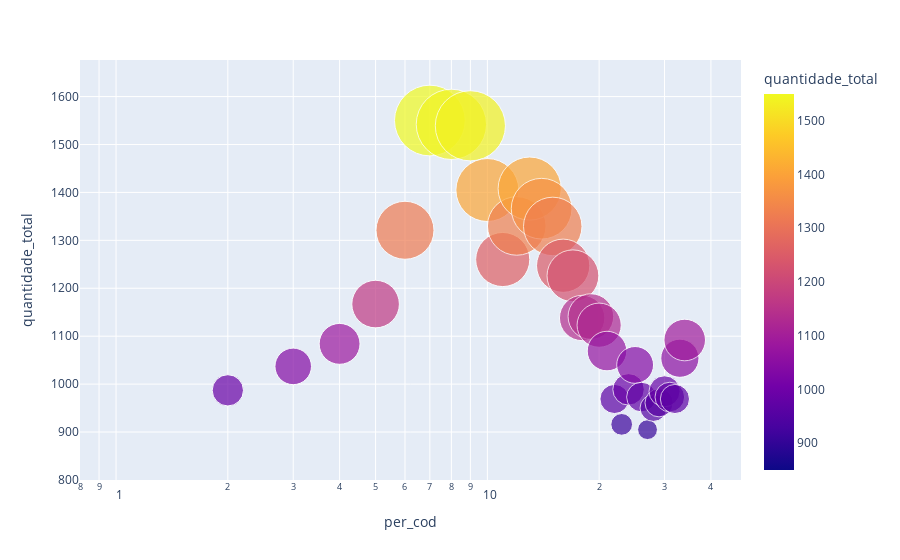

The code cell stored with this chart in its notebook:
### Code cell
dadosArmaFogo = BancoLocal.buscar_dados('arma_fogo')
df = px.data.gapminder()
dadosArmaFogo["size_scaled"] = (dadosArmaFogo["quantidade_total"] - dadosArmaFogo["quantidade_total"].min()) / \
                               (dadosArmaFogo["quantidade_total"].max() - dadosArmaFogo["quantidade_total"].min()) * 50

fig = px.scatter(dadosArmaFogo, x="per_cod", y="quantidade_total", size="size_scaled",color='quantidade_total', hover_name="per_cod", log_x=True, size_max=50)
fig.show()

### Figure 1 — Plotly figure (JSON) as saved in the notebook; plotly's stock layout.template omitted (floating-point values rounded to 4 significant figures)
{"data": [{"hovertemplate": "<b>%{hovertext}</b><br><br>per_cod=%{x}<br>quantidade_total=%{marker.color}<br>size_scaled=%{marker.size}<extra></extra>", "hovertext": [1, 2, 3, 4, 5, 6, 7, 8, 9, 10, 11, 12, 13, 14, 15, 16, 17, 18, 19, 20, 21, 22, 23, 24, 25, 26, 27, 28, 29, 30, 31, 32, 33, 34], "legendgroup": "", "marker": {"color": [850, 987, 1037, 1084, 1167, 1321, 1550, 1542, 1539, 1405, 1260, 1330, 1408, 1366, 1329, 1247, 1226, 1138, 1141, 1123, 1069, 969, 916, 989, 1040, 973, 905, 950, 961, 985, 973, 969, 1054, 1092], "coloraxis": "coloraxis", "size": [0, 9.786, 13.36, 16.71, 22.64, 33.64, 50, 49.43, 49.21, 39.64, 29.29, 34.29, 39.86, 36.86, 34.21, 28.36, 26.86, 20.57, 20.79, 19.5, 15.64, 8.5, 4.714, 9.929, 13.57, 8.786, 3.929, 7.143, 7.929, 9.643, 8.786, 8.5, 14.57, 17.29], "sizemode": "area", "sizeref": 0.02, "symbol": "circle"}, "mode": "markers", "name": "", "orientation": "v", "showlegend": false, "type": "scatter", "x": [1, 2, 3, 4, 5, 6, 7, 8, 9, 10, 11, 12, 13, 14, 15, 16, 17, 18, 19, 20, 21, 22, 23, 24, 25, 26, 27, 28, 29, 30, 31, 32, 33, 34], "xaxis": "x", "y": [850, 987, 1037, 1084, 1167, 1321, 1550, 1542, 1539, 1405, 1260, 1330, 1408, 1366, 1329, 1247, 1226, 1138, 1141, 1123, 1069, 969, 916, 989, 1040, 973, 905, 950, 961, 985, 973, 969, 1054, 1092], "yaxis": "y"}], "layout": {"coloraxis": {"colorbar": {"title": {"text": "quantidade_total"}}, "colorscale": [[0, "#0d0887"], [0.1111, "#46039f"], [0.2222, "#7201a8"], [0.3333, "#9c179e"], [0.4444, "#bd3786"], [0.5556, "#d8576b"], [0.6667, "#ed7953"], [0.7778, "#fb9f3a"], [0.8889, "#fdca26"], [1, "#f0f921"]]}, "legend": {"itemsizing": "constant", "tracegroupgap": 0}, "margin": {"t": 60}, "xaxis": {"anchor": "y", "domain": [0, 1], "title": {"text": "per_cod"}, "type": "log"}, "yaxis": {"anchor": "x", "domain": [0, 1], "title": {"text": "quantidade_total"}}}}
